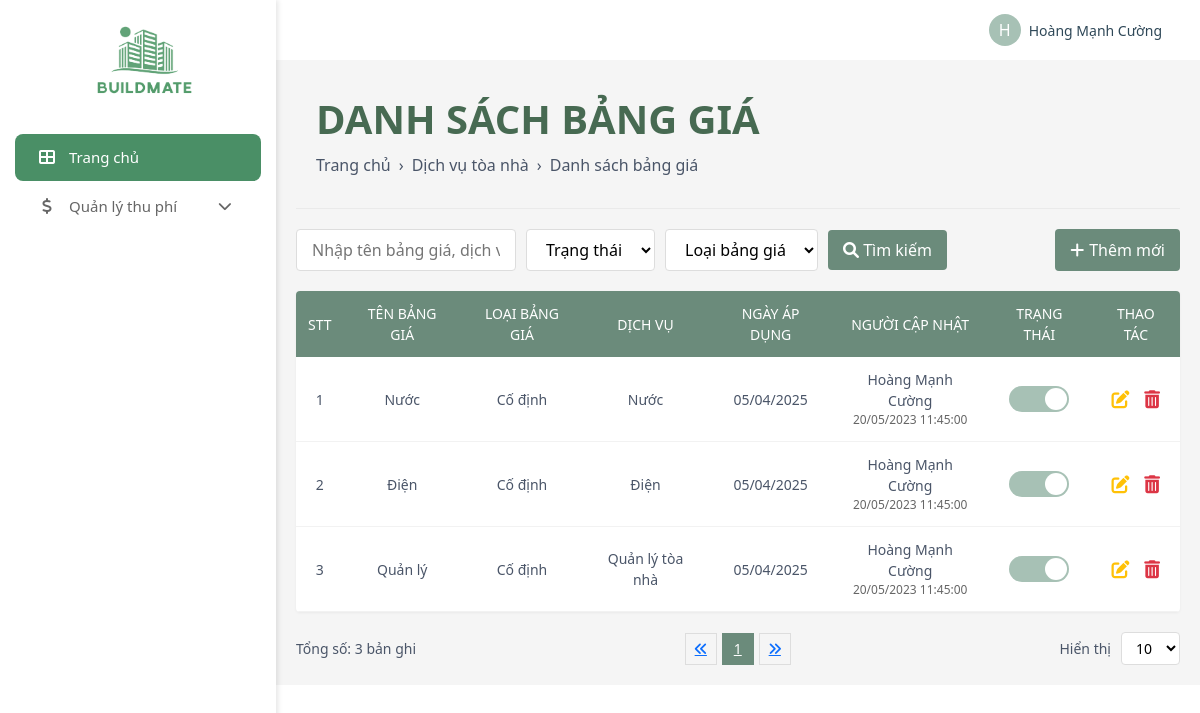
The app's page /admin/service/price_list.php (signed in) with its own data.
### tables this page shows
CREATE TABLE `pricelist` (
  `ID` int(11) NOT NULL,
  `Name` varchar(255) NOT NULL,
  `Code` varchar(50) NOT NULL,
  `Price` int(11) NOT NULL,
  `TypeOfFee` varchar(100) DEFAULT NULL,
  `ApplyDate` date DEFAULT NULL,
  `Status` enum('active','inactive') DEFAULT 'active',
  `PriceCalculation` varchar(100) DEFAULT NULL,
  `Title` varchar(255) DEFAULT NULL,
  `PriceFrom` int(11) DEFAULT NULL,
  `PriceTo` int(11) DEFAULT NULL
);

CREATE TABLE `services` (
  `ServiceCode` varchar(50) NOT NULL,
  `Name` varchar(255) NOT NULL,
  `Description` text DEFAULT NULL,
  `Status` varchar(50) DEFAULT 'active',
  `Cycle` int(11) DEFAULT NULL,
  `Paydate` date DEFAULT NULL,
  `FirstDate` date DEFAULT NULL,
  `ApplyForm` date DEFAULT NULL,
  `SwitchDay` int(11) DEFAULT NULL,
  `TypeOfObject` varchar(100) DEFAULT NULL,
  `TypeOfService` varchar(100) DEFAULT NULL,
  `StartPrice` varchar(100) DEFAULT NULL,
  `CancelPrice` varchar(100) DEFAULT NULL,
  `ProjectId` int(11) DEFAULT NULL
);

### admin/service/price_list.php (the view, shortened to what this page needs)
<?php
include '../../database/DBController.php';
$admin_name = $_SESSION['admin_name'];
$search_term = '';
$where_clause = '';
$query = "
    SELECT p.*, s.Name AS ServiceName, s.ServiceCode
    FROM pricelist p
    LEFT JOIN ServicePrice sp ON p.ID = sp.PriceId
    LEFT JOIN Services s ON sp.ServiceId = s.ServiceCode
    $where_clause
    ORDER BY p.ID DESC
";
$select_prices = mysqli_query($conn, $query) or die('Query failed: ' . mysqli_error($conn));
?>
<!DOCTYPE html>
<html lang="en">
<head>
    <link rel="stylesheet" href="https://cdnjs.cloudflare.com/ajax/libs/font-awesome/6.0.0/css/all.min.css">
    <link href="https://cdn.jsdelivr.net/npm/bootstrap@5.3.0/dist/css/bootstrap.min.css" rel="stylesheet">
</head>
<body>
    <div class="d-flex">
        <?php include '../admin_navbar.php'; ?>
        <div style="width: 100%;">
            <?php include '../admin_header.php'; ?>
            <div class="manage-container">
                <div class="page-header">
                    <h1 class="main-title">DANH SÁCH BẢNG GIÁ</h1>
                    <div class="breadcrumb">
                        <a href="/webquanlytoanha/admin/dashboard.php">Trang chủ</a>
                        <span style="margin: 0 8px;">›</span>
                        <a href="service_list.php">Dịch vụ tòa nhà</a>
                        <span style="margin: 0 8px;">›</span>
                        <span>Danh sách bảng giá</span>
                    </div>
                </div>
                <form method="GET" action="">
                    <div class="search-container">
                        <div class="search-box">
                            <input type="text" name="search" class="search-input" placeholder="Nhập tên bảng giá, dịch vụ"
                                value="<?php echo htmlspecialchars($search_term); ?>">
                            <select name="status" class="dropdown-select">
                                <option value="">Trạng thái</option>
                            </select>
                            <select name="type" class="dropdown-select">
                                <option value="">Loại bảng giá</option>
                            </select>
                            <button type="submit" class="search-btn">
                                <i class="fas fa-search"></i> Tìm kiếm
                            </button>
                        </div>
                        <a href="create_price.php" class="add-btn">
                            <i class="fas fa-plus"></i> Thêm mới
                        </a>
                    </div>
                </form>
                <table class="price-table">
                    <thead>
                        <tr>
                            <th>STT</th>
                            <th>TÊN BẢNG GIÁ</th>
                            <th>LOẠI BẢNG GIÁ</th>
                            <th>DỊCH VỤ</th>
                            <th>NGÀY ÁP DỤNG</th>
                            <th>NGƯỜI CẬP NHẬT</th>
                            <th>TRẠNG THÁI</th>
                            <th>THAO TÁC</th>
                        </tr>
                    </thead>
                    <tbody>
                        <?php
                        $stt = 1;
                        if (mysqli_num_rows($select_prices) > 0) {
                            while($price = mysqli_fetch_assoc($select_prices)) {
                        ?>
                        <tr>
                            <td><?php echo $stt++; ?></td>
                            <td><?php echo htmlspecialchars($price['Name']); ?></td>
                            <td><?php echo htmlspecialchars($price['TypeOfFee']); ?></td>
                            <td><?php echo htmlspecialchars($price['ServiceName'] ?? 'Không có dịch vụ'); ?></td>
                            <td><?php echo $price['ApplyDate'] ? date('d/m/Y', strtotime($price['ApplyDate'])) : ''; ?></td>
                            <td>
                                <?php echo $admin_name; ?>
                                <div class="admin-info">20/05/2023 11:45:00</div>
                            </td>
                            <td>
                                <div class="status-toggle <?php echo $price['Status'] == 'active' ? 'active' : ''; ?>"
                                     data-price="<?php echo $price['ID']; ?>">
                                    <div class="toggle-slider"></div>
                                </div>
                            </td>
                            <td>
                                <a href="update_price.php?id=<?php echo $price['ID']; ?>" class="action-icon" title="Sửa">
                                    <i class="fas fa-edit" style="color: #ffc107;"></i>
                                </a>
                                <a href="price_list.php?delete=<?php echo $price['ID']; ?>" class="action-icon" title="Xóa"
                                   onclick="return confirm('Bạn có chắc chắn muốn xóa bảng giá này?');">
                                    <i class="fas fa-trash-alt" style="color: #dc3545;"></i>
                                </a>
                            </td>
                        </tr>
                        <?php
                            }
                        } else {
                        ?>
                        <tr>
                            <td colspan="8" class="text-center py-3">Không tìm thấy bảng giá nào</td>
                        </tr>
                        <?php } ?>
                    </tbody>
                </table>
                <div class="pagination">
                    <div>Tổng số: <?php echo mysqli_num_rows($select_prices); ?> bản ghi</div>
                    <div class="page-controls">
                        <a class="page-item" href="#"><i class="fas fa-angle-double-left"></i></a>
                        <a class="page-item active" href="#">1</a>
                        <a class="page-item" href="#"><i class="fas fa-angle-double-right"></i></a>
                    </div>
                    <div class="items-per-page">
                        <span>Hiển thị</span>
                        <select class="dropdown-per-page">
                            <option value="10">10</option>
                        </select>
                    </div>
                </div>
            </div>
        </div>
    </div>
</body>
</html>

### admin/service/price_list.php (style rules this page uses)
body { background-color: #f5f5f5; font-family: 'Segoe UI', Tahoma, Geneva, Verdana, sans-serif; }
.page-header { background-color: #f5f5f5; padding: 15px 20px; color: #4a5568; border-bottom: 1px solid #eaeaea; margin-bottom: 20px; }
.main-title { color: #476a52; font-weight: bold; text-transform: uppercase; margin-bottom: 10px; }
.breadcrumb { display: flex; align-items: center; margin-bottom: 0; padding: 0; background-color: transparent; font-size: 14px; }
.breadcrumb a { color: #4a5568; text-decoration: none; }
.search-container { display: flex; justify-content: space-between; margin: 20px 0; gap: 10px; flex-wrap: wrap; }
.search-box { display: flex; align-items: center; gap: 10px; flex-wrap: wrap; }
.search-input { width: 220px; padding: 8px 15px; border: 1px solid #ddd; border-radius: 4px; outline: none; }
.dropdown-select { padding: 8px 15px; border: 1px solid #ddd; border-radius: 4px; outline: none; background-color: white; cursor: pointer; }
.search-btn { padding: 8px 15px; border: none; border-radius: 4px; background-color: #6b8b7b; color: white; cursor: pointer; }
.add-btn { padding: 8px 15px; border: none; border-radius: 4px; background-color: #6b8b7b; color: white; cursor: pointer; text-decoration: none; display: inline-flex; align-items: center; gap: 5px; }
.price-table { width: 100%; background-color: white; border-radius: 4px; overflow: hidden; margin-top: 20px; box-shadow: 0 1px 3px rgba(0,0,0,0.05); }
.price-table th { background-color: #6b8b7b; color: white; text-align: center; padding: 12px; font-weight: 500; font-size: 14px; }
.price-table td { padding: 12px; border-bottom: 1px solid #f2f2f2; color: #4a5568; text-align: center; font-size: 14px; }
.status-toggle { width: 60px; height: 26px; background-color: #ccc; border-radius: 13px; padding: 2px; position: relative; cursor: pointer; margin: 0 auto; transition: background-color 0.3s; }
.status-toggle.active { background-color: #a7c1b5; }
.toggle-slider { width: 22px; height: 22px; background-color: white; border-radius: 50%; position: absolute; transition: transform 0.3s ease; }
.status-toggle.active .toggle-slider { transform: translateX(34px); }
.action-icon { color: #ffc107; font-size: 18px; margin: 0 5px; cursor: pointer; text-decoration: none; }
.pagination { display: flex; justify-content: space-between; align-items: center; margin-top: 20px; font-size: 14px; color: #4a5568; }
.page-controls { display: flex; align-items: center; gap: 5px; }
.page-item { width: 32px; height: 32px; display: flex; align-items: center; justify-content: center; border: 1px solid #ddd; cursor: pointer; }
.page-item.active { background-color: #6b8b7b; color: white; border-color: #6b8b7b; }
.items-per-page { display: flex; align-items: center; gap: 10px; }
.dropdown-per-page { padding: 5px 10px; border: 1px solid #ddd; border-radius: 4px; background-color: white; }
.manage-container { width: 100%; padding: 20px; background-color: #f5f5f5; }
.admin-info { font-size: 12px; color: #666; }

### records on screen
pricelist: Name "Nước", TypeOfFee "Cố định", services.Name "Nước", ApplyDate "05/04/2025"
pricelist: Name "Điện", TypeOfFee "Cố định", services.Name "Điện", ApplyDate "05/04/2025"
pricelist: Name "Quản lý", TypeOfFee "Cố định", services.Name "Quản lý tòa nhà", ApplyDate "05/04/2025"

### other values on screen
substr($name, 0, 1) "H"
$name "Hoàng Mạnh Cường"
mysqli_num_rows($select_prices) "3"
